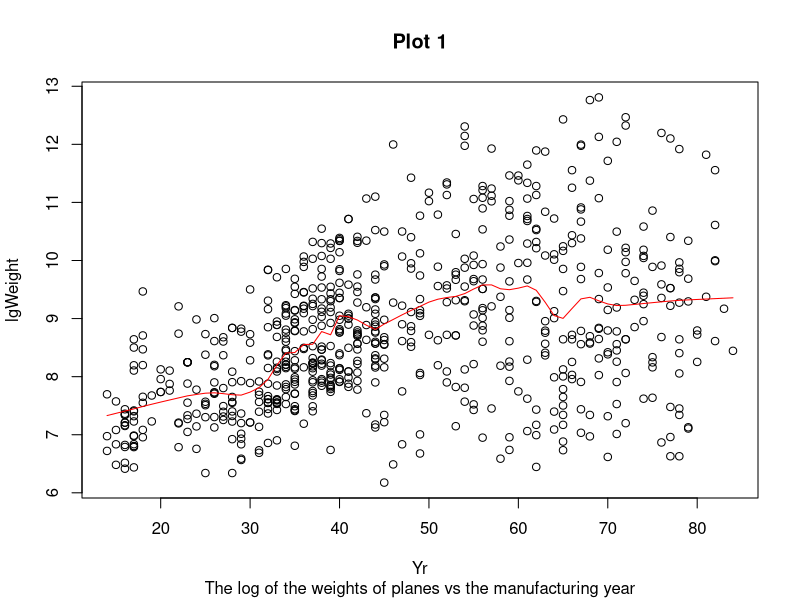
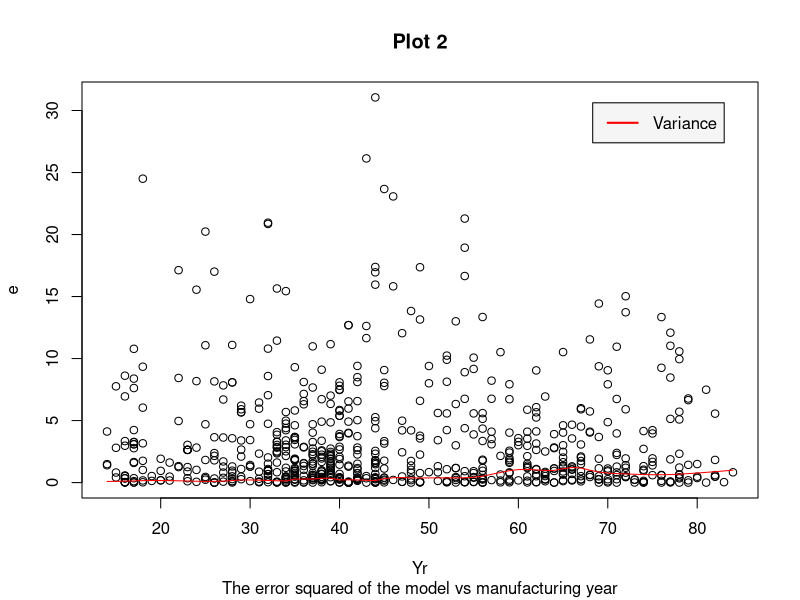
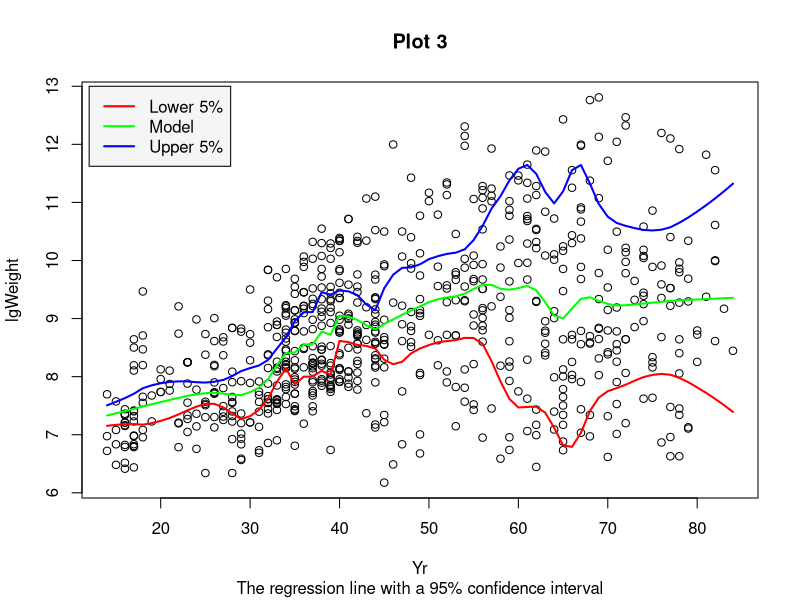

R code for these plots, in order:
library(sm)

attach(aircraft)
lgPower <- log(Power)
lgSpan <- log(Span)
lgLength <- log(Length)
lgWeight <- log(Weight)
lgSpeed <- log(Speed)
lgRange <- log(Range)

# Plots the log(weight) of an airplane as a resultant of model year, Yr
plot(Yr,lgWeight, main="Plot 1", sub="The log of the weights of planes vs the manufacturing year")

# Loess.smooth produces continuous values instead of the discrete ones we can use for years
#m = loess.smooth(Yr, lgWeight)

# Step a)
m = supsmu(Yr,lgWeight)
lines(m, col="red")

x <- unlist(m[1])
y <- unlist(m[2])

# Step b)
z <- 0
for (i in seq_along(Yr)) {
  index = which(x == Yr[i])
  z[i] <- log((lgWeight[i]-y[index])**2)
}

# Step c), calculate the log(variance) estimate
q <- supsmu(Yr,z)

# Step d), calculate sigma squared
unlistedSigmaEstimate <- unlist(q[2])
sigmaSquared <- 0
for (j in seq_along(unlistedSigmaEstimate)) {
  sigmaSquared[j] <- exp(unlistedSigmaEstimate[j])
}

# Calculating the estimated square error, e^(z(x)-q(x)) = E^2
e <- 0
qX <- unlist(q[1])
qY <- unlistedSigmaEstimate
for (k in seq_along(Yr)) {
  index = which(qX == Yr[k])
  #e[i] <- log((lgWeight[i]-y[index])**2)
  e[k] <- exp(z[k] - qY[index])
}

# Plotting the error squared againt the manufacturing year
plot(Yr,e,main="Plot 2", sub="The error squared of the model vs manufacturing year")
# Superimposing the estimated variance
unique_years <- unique(Yr)
lines(unique_years,sigmaSquared, col='red')
legend(x="topright", inset=.05, cex = 1, c("Variance"), lty=c(1,1), lwd=c(2,2), col=c("red"), bg="grey96")

# Plotting the regression line with 95 % confidence interval
plot(Yr, lgWeight,xlab="Yr", ylab="lgWeight",main="Plot 3", sub="The regression line with a 95% confidence interval")
lines(unique_years, unlist(m[2])+(1.96*sigmaSquared),col='blue',lwd=2)
lines(unique_years, unlist(m[2])-(1.96*sigmaSquared), col='red',lwd=2)
lines(m, col='green',lwd=2)
legend(x=12,y=13, inset=.05, cex = 1, c("Lower 5%","Model","Upper 5%"), lty=c(1,1), lwd=c(2,2), col=c("red","green","blue"), bg="grey96")
